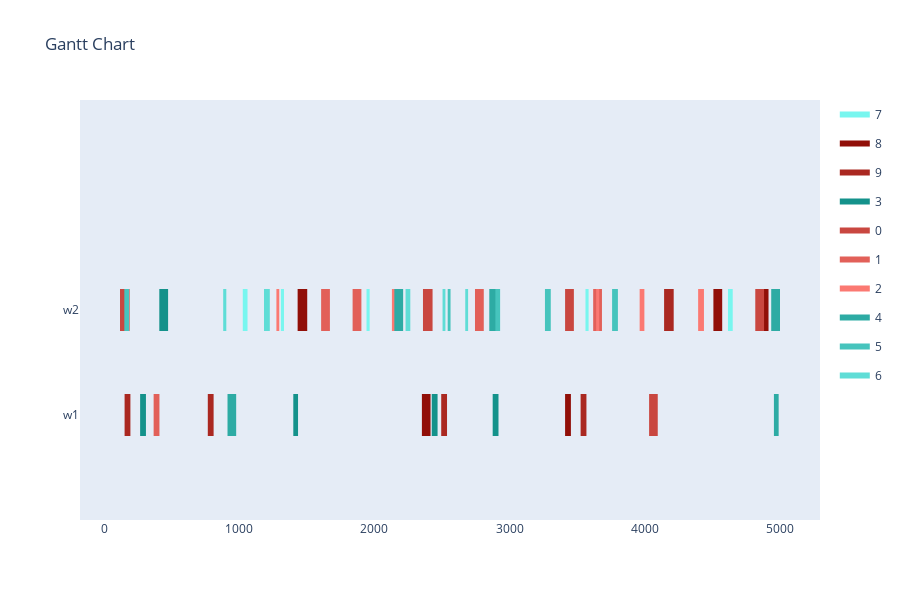

Notebook code for this chart:
### Markdown cell above
Makespan Evaluation

### Code cell
max_generations = 1000
population_size = 10
offspring_amount = 20

optimizer = BaseGA(env)
optimizer.set_minimize()
optimizer.configure('makespan', 'twopointcrossover', 'roulettewheel', 'randomize')
last_time_slot = 5000
# set all delivery dates to last time slot
for order in orders:
    order[1] = last_time_slot
result, best_fitness_history, average_fitness_history, best_generation_history, feasible_gen = optimizer.optimize(orders, max_generations, earliest_time_slot, last_time_slot, population_size, offspring_amount, verbose=True, randomize_until_feasible=True)
workstation_assignments = reformat_result(result, orders, env)
visualize(workstation_assignments, best_fitness_history, average_fitness_history, best_generation_history, feasible_gen)

### Figure 1 — Plotly figure (JSON) as saved in the notebook; plotly's stock layout.template omitted (floating-point values rounded to 4 significant figures)
{"data": [{"fill": "toself", "fillcolor": "rgb(120, 246, 239)", "hoverinfo": "name", "legendgroup": "rgb(120, 246, 239)", "mode": "none", "name": "7", "type": "scatter", "x": [1307, 1330, 1330, 1307, 1307, 1941, 1964, 1964, 1941, 1941, 1025, 1060, 1060, 1025, 1025, 4617, 4652, 4652, 4617, 4617, 3562, 3585, 3585, 3562], "y": [0.8, 0.8, 1.2, 1.2, null, 0.8, 0.8, 1.2, 1.2, null, 0.8, 0.8, 1.2, 1.2, null, 0.8, 0.8, 1.2, 1.2, null, 0.8, 0.8, 1.2, 1.2]}, {"fill": "toself", "fillcolor": "rgb(145, 15, 8)", "hoverinfo": "name", "legendgroup": "rgb(145, 15, 8)", "mode": "none", "name": "8", "type": "scatter", "x": [4846, 4917, 4917, 4846, 4846, 1431, 1502, 1502, 1431, 1431, 4509, 4574, 4574, 4509, 4509, 2351, 2415, 2415, 2351, 2351, 3411, 3454, 3454, 3411], "y": [0.8, 0.8, 1.2, 1.2, null, 0.8, 0.8, 1.2, 1.2, null, 0.8, 0.8, 1.2, 1.2, null, -0.2, -0.2, 0.2, 0.2, null, -0.2, -0.2, 0.2, 0.2]}, {"fill": "toself", "fillcolor": "rgb(170, 40, 33)", "hoverinfo": "name", "legendgroup": "rgb(170, 40, 33)", "mode": "none", "name": "9", "type": "scatter", "x": [4144, 4215, 4215, 4144, 4144, 2494, 2537, 2537, 2494, 2494, 3526, 3569, 3569, 3526, 3526, 766, 809, 809, 766, 766, 150, 193, 193, 150], "y": [0.8, 0.8, 1.2, 1.2, null, -0.2, -0.2, 0.2, 0.2, null, -0.2, -0.2, 0.2, 0.2, null, -0.2, -0.2, 0.2, 0.2, null, -0.2, -0.2, 0.2, 0.2]}, {"fill": "toself", "fillcolor": "rgb(20, 146, 139)", "hoverinfo": "name", "legendgroup": "rgb(20, 146, 139)", "mode": "none", "name": "3", "type": "scatter", "x": [407, 472, 472, 407, 407, 1399, 1434, 1434, 1399, 1399, 2424, 2467, 2467, 2424, 2424, 2875, 2918, 2918, 2875, 2875, 265, 308, 308, 265], "y": [0.8, 0.8, 1.2, 1.2, null, -0.2, -0.2, 0.2, 0.2, null, -0.2, -0.2, 0.2, 0.2, null, -0.2, -0.2, 0.2, 0.2, null, -0.2, -0.2, 0.2, 0.2]}, {"fill": "toself", "fillcolor": "rgb(201, 71, 64)", "hoverinfo": "name", "legendgroup": "rgb(201, 71, 64)", "mode": "none", "name": "0", "type": "scatter", "x": [2359, 2430, 2430, 2359, 2359, 3411, 3476, 3476, 3411, 3411, 116, 187, 187, 116, 116, 4819, 4884, 4884, 4819, 4819, 4033, 4097, 4097, 4033], "y": [0.8, 0.8, 1.2, 1.2, null, 0.8, 0.8, 1.2, 1.2, null, 0.8, 0.8, 1.2, 1.2, null, 0.8, 0.8, 1.2, 1.2, null, -0.2, -0.2, 0.2, 0.2]}, {"fill": "toself", "fillcolor": "rgb(226, 96, 89)", "hoverinfo": "name", "legendgroup": "rgb(226, 96, 89)", "mode": "none", "name": "1", "type": "scatter", "x": [1838, 1903, 1903, 1838, 1838, 3619, 3684, 3684, 3619, 3619, 2744, 2809, 2809, 2744, 2744, 1605, 1670, 1670, 1605, 1605, 365, 408, 408, 365], "y": [0.8, 0.8, 1.2, 1.2, null, 0.8, 0.8, 1.2, 1.2, null, 0.8, 0.8, 1.2, 1.2, null, 0.8, 0.8, 1.2, 1.2, null, -0.2, -0.2, 0.2, 0.2]}, {"fill": "toself", "fillcolor": "rgb(251, 121, 114)", "hoverinfo": "name", "legendgroup": "rgb(251, 121, 114)", "mode": "none", "name": "2", "type": "scatter", "x": [2129, 2152, 2152, 2129, 2129, 4396, 4439, 4439, 4396, 4396, 1274, 1295, 1295, 1274, 1274, 3641, 3664, 3664, 3641, 3641, 3963, 3998, 3998, 3963], "y": [0.8, 0.8, 1.2, 1.2, null, 0.8, 0.8, 1.2, 1.2, null, 0.8, 0.8, 1.2, 1.2, null, 0.8, 0.8, 1.2, 1.2, null, 0.8, 0.8, 1.2, 1.2]}, {"fill": "toself", "fillcolor": "rgb(45, 171, 164)", "hoverinfo": "name", "legendgroup": "rgb(45, 171, 164)", "mode": "none", "name": "4", "type": "scatter", "x": [2147, 2212, 2212, 2147, 2147, 2850, 2915, 2915, 2850, 2850, 4937, 5002, 5002, 4937, 4937, 4957, 4992, 4992, 4957, 4957, 912, 976, 976, 912], "y": [0.8, 0.8, 1.2, 1.2, null, 0.8, 0.8, 1.2, 1.2, null, 0.8, 0.8, 1.2, 1.2, null, -0.2, -0.2, 0.2, 0.2, null, -0.2, -0.2, 0.2, 0.2]}, {"fill": "toself", "fillcolor": "rgb(70, 196, 189)", "hoverinfo": "name", "legendgroup": "rgb(70, 196, 189)", "mode": "none", "name": "5", "type": "scatter", "x": [2542, 2563, 2563, 2542, 2542, 2895, 2930, 2930, 2895, 2895, 148, 183, 183, 148, 148, 3262, 3305, 3305, 3262, 3262, 3759, 3802, 3802, 3759], "y": [0.8, 0.8, 1.2, 1.2, null, 0.8, 0.8, 1.2, 1.2, null, 0.8, 0.8, 1.2, 1.2, null, 0.8, 0.8, 1.2, 1.2, null, 0.8, 0.8, 1.2, 1.2]}, {"fill": "toself", "fillcolor": "rgb(95, 221, 214)", "hoverinfo": "name", "legendgroup": "rgb(95, 221, 214)", "mode": "none", "name": "6", "type": "scatter", "x": [2230, 2265, 2265, 2230, 2230, 2504, 2525, 2525, 2504, 2504, 1182, 1225, 1225, 1182, 1182, 2672, 2693, 2693, 2672, 2672, 880, 903, 903, 880], "y": [0.8, 0.8, 1.2, 1.2, null, 0.8, 0.8, 1.2, 1.2, null, 0.8, 0.8, 1.2, 1.2, null, 0.8, 0.8, 1.2, 1.2, null, 0.8, 0.8, 1.2, 1.2]}, {"legendgroup": "rgb(120, 246, 239)", "marker": {"color": "rgb(120, 246, 239)", "opacity": 0, "size": 1}, "mode": "markers", "name": "", "showlegend": false, "text": [null, null, null, null, null, null, null, null, null, null], "type": "scatter", "x": [1307, 1330, 1941, 1964, 1025, 1060, 4617, 4652, 3562, 3585], "y": [1, 1, 1, 1, 1, 1, 1, 1, 1, 1]}, {"legendgroup": "rgb(145, 15, 8)", "marker": {"color": "rgb(145, 15, 8)", "opacity": 0, "size": 1}, "mode": "markers", "name": "", "showlegend": false, "text": [null, null, null, null, null, null, null, null, null, null], "type": "scatter", "x": [4846, 4917, 1431, 1502, 4509, 4574, 2351, 2415, 3411, 3454], "y": [1, 1, 1, 1, 1, 1, 0, 0, 0, 0]}, {"legendgroup": "rgb(170, 40, 33)", "marker": {"color": "rgb(170, 40, 33)", "opacity": 0, "size": 1}, "mode": "markers", "name": "", "showlegend": false, "text": [null, null, null, null, null, null, null, null, null, null], "type": "scatter", "x": [4144, 4215, 2494, 2537, 3526, 3569, 766, 809, 150, 193], "y": [1, 1, 0, 0, 0, 0, 0, 0, 0, 0]}, {"legendgroup": "rgb(20, 146, 139)", "marker": {"color": "rgb(20, 146, 139)", "opacity": 0, "size": 1}, "mode": "markers", "name": "", "showlegend": false, "text": [null, null, null, null, null, null, null, null, null, null], "type": "scatter", "x": [407, 472, 1399, 1434, 2424, 2467, 2875, 2918, 265, 308], "y": [1, 1, 0, 0, 0, 0, 0, 0, 0, 0]}, {"legendgroup": "rgb(201, 71, 64)", "marker": {"color": "rgb(201, 71, 64)", "opacity": 0, "size": 1}, "mode": "markers", "name": "", "showlegend": false, "text": [null, null, null, null, null, null, null, null, null, null], "type": "scatter", "x": [2359, 2430, 3411, 3476, 116, 187, 4819, 4884, 4033, 4097], "y": [1, 1, 1, 1, 1, 1, 1, 1, 0, 0]}, {"legendgroup": "rgb(226, 96, 89)", "marker": {"color": "rgb(226, 96, 89)", "opacity": 0, "size": 1}, "mode": "markers", "name": "", "showlegend": false, "text": [null, null, null, null, null, null, null, null, null, null], "type": "scatter", "x": [1838, 1903, 3619, 3684, 2744, 2809, 1605, 1670, 365, 408], "y": [1, 1, 1, 1, 1, 1, 1, 1, 0, 0]}, {"legendgroup": "rgb(251, 121, 114)", "marker": {"color": "rgb(251, 121, 114)", "opacity": 0, "size": 1}, "mode": "markers", "name": "", "showlegend": false, "text": [null, null, null, null, null, null, null, null, null, null], "type": "scatter", "x": [2129, 2152, 4396, 4439, 1274, 1295, 3641, 3664, 3963, 3998], "y": [1, 1, 1, 1, 1, 1, 1, 1, 1, 1]}, {"legendgroup": "rgb(45, 171, 164)", "marker": {"color": "rgb(45, 171, 164)", "opacity": 0, "size": 1}, "mode": "markers", "name": "", "showlegend": false, "text": [null, null, null, null, null, null, null, null, null, null], "type": "scatter", "x": [2147, 2212, 2850, 2915, 4937, 5002, 4957, 4992, 912, 976], "y": [1, 1, 1, 1, 1, 1, 0, 0, 0, 0]}, {"legendgroup": "rgb(70, 196, 189)", "marker": {"color": "rgb(70, 196, 189)", "opacity": 0, "size": 1}, "mode": "markers", "name": "", "showlegend": false, "text": [null, null, null, null, null, null, null, null, null, null], "type": "scatter", "x": [2542, 2563, 2895, 2930, 148, 183, 3262, 3305, 3759, 3802], "y": [1, 1, 1, 1, 1, 1, 1, 1, 1, 1]}, {"legendgroup": "rgb(95, 221, 214)", "marker": {"color": "rgb(95, 221, 214)", "opacity": 0, "size": 1}, "mode": "markers", "name": "", "showlegend": false, "text": [null, null, null, null, null, null, null, null, null, null], "type": "scatter", "x": [2230, 2265, 2504, 2525, 1182, 1225, 2672, 2693, 880, 903], "y": [1, 1, 1, 1, 1, 1, 1, 1, 1, 1]}], "layout": {"height": 600, "hovermode": "closest", "showlegend": true, "title": {"text": "Gantt Chart"}, "xaxis": {"rangeselector": {"buttons": [{"count": 7, "label": "1w", "step": "day", "stepmode": "backward"}, {"count": 1, "label": "1m", "step": "month", "stepmode": "backward"}, {"count": 6, "label": "6m", "step": "month", "stepmode": "backward"}, {"count": 1, "label": "YTD", "step": "year", "stepmode": "todate"}, {"count": 1, "label": "1y", "step": "year", "stepmode": "backward"}, {"step": "all"}]}, "showgrid": false, "type": "linear", "zeroline": false}, "yaxis": {"autorange": false, "range": [-1, 3], "showgrid": false, "ticktext": ["w1", "w2"], "tickvals": [0, 1], "zeroline": false}}}
